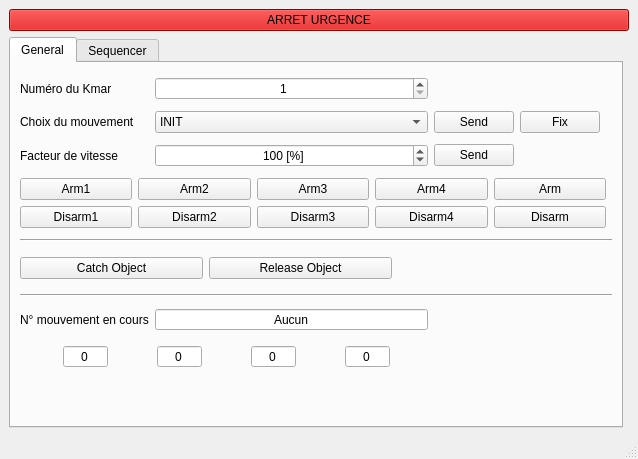
<?xml version="1.0" encoding="UTF-8"?>
<ui version="4.0">
 <class>ihm_KMAR</class>
 <widget class="QMainWindow" name="ihm_KMAR">
  <property name="geometry">
   <rect>
    <x>0</x>
    <y>0</y>
    <width>496</width>
    <height>459</height>
   </rect>
  </property>
  <property name="windowTitle">
   <string>MainWindow</string>
  </property>
  <widget class="QWidget" name="centralwidget">
   <layout class="QGridLayout" name="gridLayout">
    <item row="0" column="0" colspan="2">
     <widget class="QPushButton" name="arret_urgence">
      <property name="enabled">
       <bool>true</bool>
      </property>
      <property name="styleSheet">
       <string notr="true">background-color: rgb(204, 0, 0);</string>
      </property>
      <property name="text">
       <string>ARRET URGENCE</string>
      </property>
     </widget>
    </item>
    <item row="1" column="0">
     <widget class="QTabWidget" name="tabWidget">
      <property name="enabled">
       <bool>true</bool>
      </property>
      <property name="currentIndex">
       <number>0</number>
      </property>
      <widget class="QWidget" name="tab_general">
       <attribute name="title">
        <string>General</string>
       </attribute>
       <layout class="QGridLayout" name="gridLayout_14">
        <item row="3" column="0" colspan="5">
         <layout class="QGridLayout" name="gridLayout_13">
          <item row="1" column="2">
           <widget class="QPushButton" name="arm_3">
            <property name="text">
             <string>Arm3</string>
            </property>
           </widget>
          </item>
          <item row="1" column="0">
           <widget class="QPushButton" name="arm_1">
            <property name="text">
             <string>Arm1</string>
            </property>
           </widget>
          </item>
          <item row="1" column="3">
           <widget class="QPushButton" name="arm_4">
            <property name="text">
             <string>Arm4</string>
            </property>
           </widget>
          </item>
          <item row="1" column="1">
           <widget class="QPushButton" name="arm_2">
            <property name="text">
             <string>Arm2</string>
            </property>
           </widget>
          </item>
          <item row="2" column="0">
           <widget class="QPushButton" name="disarm_1">
            <property name="text">
             <string>Disarm1</string>
            </property>
           </widget>
          </item>
          <item row="2" column="1">
           <widget class="QPushButton" name="disarm_2">
            <property name="text">
             <string>Disarm2</string>
            </property>
           </widget>
          </item>
          <item row="2" column="2">
           <widget class="QPushButton" name="disarm_3">
            <property name="text">
             <string>Disarm3</string>
            </property>
           </widget>
          </item>
          <item row="2" column="3">
           <widget class="QPushButton" name="disarm_4">
            <property name="text">
             <string>Disarm4</string>
            </property>
           </widget>
          </item>
          <item row="2" column="4">
           <widget class="QPushButton" name="disarm">
            <property name="toolTip">
             <string>Désarme tous les axes</string>
            </property>
            <property name="text">
             <string>Disarm</string>
            </property>
           </widget>
          </item>
          <item row="1" column="4">
           <widget class="QPushButton" name="arm">
            <property name="toolTip">
             <string>Arme tous les axes</string>
            </property>
            <property name="text">
             <string>Arm</string>
            </property>
           </widget>
          </item>
         </layout>
        </item>
        <item row="4" column="0" colspan="6">
         <widget class="Line" name="line_2">
          <property name="orientation">
           <enum>Qt::Horizontal</enum>
          </property>
         </widget>
        </item>
        <item row="6" column="0" colspan="6">
         <widget class="Line" name="line">
          <property name="orientation">
           <enum>Qt::Horizontal</enum>
          </property>
         </widget>
        </item>
        <item row="7" column="0">
         <widget class="QLabel" name="label_4">
          <property name="text">
           <string>N° mouvement en cours</string>
          </property>
         </widget>
        </item>
        <item row="2" column="0">
         <widget class="QLabel" name="label_3">
          <property name="text">
           <string>Facteur de vitesse</string>
          </property>
         </widget>
        </item>
        <item row="1" column="0">
         <widget class="QLabel" name="label">
          <property name="text">
           <string>Choix du mouvement</string>
          </property>
         </widget>
        </item>
        <item row="0" column="0">
         <widget class="QLabel" name="label_2">
          <property name="text">
           <string>Numéro du Kmar</string>
          </property>
         </widget>
        </item>
        <item row="2" column="1">
         <widget class="QSpinBox" name="facteur_vitesse">
          <property name="alignment">
           <set>Qt::AlignCenter</set>
          </property>
          <property name="suffix">
           <string> [%]</string>
          </property>
          <property name="maximum">
           <number>600</number>
          </property>
          <property name="value">
           <number>100</number>
          </property>
         </widget>
        </item>
        <item row="1" column="1">
         <widget class="QComboBox" name="choix_mouvement">
          <item>
           <property name="text">
            <string>INIT</string>
           </property>
          </item>
          <item>
           <property name="text">
            <string>APPRENTISSAGE_CHARIOT</string>
           </property>
          </item>
          <item>
           <property name="text">
            <string>PRISE_STATUETTE</string>
           </property>
          </item>
          <item>
           <property name="text">
            <string>POSER_STATUETTE_SUR_VITRINE</string>
           </property>
          </item>
          <item>
           <property name="text">
            <string>PRENDRE_ECHANTILLON_AU_SOL</string>
           </property>
          </item>
          <item>
           <property name="text">
            <string>DEPOSER_ECHANTILLON_SUR_GALERIE</string>
           </property>
          </item>
          <item>
           <property name="text">
            <string>RANGER_STATUETTE_DANS_ROBOT</string>
           </property>
          </item>
         </widget>
        </item>
        <item row="0" column="1">
         <widget class="QSpinBox" name="num_kmar">
          <property name="alignment">
           <set>Qt::AlignCenter</set>
          </property>
          <property name="showGroupSeparator" stdset="0">
           <bool>false</bool>
          </property>
          <property name="minimum">
           <number>1</number>
          </property>
          <property name="maximum">
           <number>100</number>
          </property>
         </widget>
        </item>
        <item row="2" column="2">
         <widget class="QPushButton" name="send_speed">
          <property name="text">
           <string>Send</string>
          </property>
         </widget>
        </item>
        <item row="1" column="2">
         <widget class="QPushButton" name="send_mouvement">
          <property name="text">
           <string>Send</string>
          </property>
         </widget>
        </item>
        <item row="1" column="3">
         <widget class="QPushButton" name="fix_position">
          <property name="toolTip">
           <string>Arrêt le mouvement et fixe la position</string>
          </property>
          <property name="text">
           <string>Fix</string>
          </property>
         </widget>
        </item>
        <item row="7" column="1">
         <widget class="QSpinBox" name="num_mouvement_en_cours">
          <property name="alignment">
           <set>Qt::AlignCenter</set>
          </property>
          <property name="readOnly">
           <bool>true</bool>
          </property>
          <property name="buttonSymbols">
           <enum>QAbstractSpinBox::NoButtons</enum>
          </property>
          <property name="specialValueText">
           <string>Aucun</string>
          </property>
          <property name="maximum">
           <number>255</number>
          </property>
         </widget>
        </item>
        <item row="8" column="0" colspan="3">
         <layout class="QGridLayout" name="gridLayout_11">
          <item row="0" column="2">
           <widget class="QSpinBox" name="pos_axe3">
            <property name="enabled">
             <bool>true</bool>
            </property>
            <property name="toolTip">
             <string>Position Axe 3</string>
            </property>
            <property name="alignment">
             <set>Qt::AlignCenter</set>
            </property>
            <property name="buttonSymbols">
             <enum>QAbstractSpinBox::NoButtons</enum>
            </property>
            <property name="maximum">
             <number>65535</number>
            </property>
           </widget>
          </item>
          <item row="1" column="1">
           <widget class="QLed" name="mvt_axe_2">
            <property name="enabled">
             <bool>true</bool>
            </property>
            <property name="minimumSize">
             <size>
              <width>30</width>
              <height>30</height>
             </size>
            </property>
            <property name="maximumSize">
             <size>
              <width>30</width>
              <height>30</height>
             </size>
            </property>
            <property name="toolTip">
             <string>Mouvement en cours Axe 2</string>
            </property>
            <property name="whatsThis">
             <string>Led widget</string>
            </property>
            <property name="value">
             <bool>false</bool>
            </property>
            <property name="onColor">
             <enum>QLed::Red</enum>
            </property>
            <property name="offColor">
             <enum>QLed::Grey</enum>
            </property>
            <property name="shape">
             <enum>QLed::Circle</enum>
            </property>
           </widget>
          </item>
          <item row="1" column="2">
           <widget class="QLed" name="mvt_axe_3">
            <property name="enabled">
             <bool>true</bool>
            </property>
            <property name="minimumSize">
             <size>
              <width>30</width>
              <height>30</height>
             </size>
            </property>
            <property name="maximumSize">
             <size>
              <width>30</width>
              <height>30</height>
             </size>
            </property>
            <property name="toolTip">
             <string>Mouvement en cours Axe 3</string>
            </property>
            <property name="whatsThis">
             <string>Led widget</string>
            </property>
            <property name="value">
             <bool>false</bool>
            </property>
            <property name="onColor">
             <enum>QLed::Red</enum>
            </property>
            <property name="offColor">
             <enum>QLed::Grey</enum>
            </property>
            <property name="shape">
             <enum>QLed::Circle</enum>
            </property>
           </widget>
          </item>
          <item row="0" column="4">
           <widget class="QLed" name="mouvement_en_cours">
            <property name="enabled">
             <bool>true</bool>
            </property>
            <property name="minimumSize">
             <size>
              <width>30</width>
              <height>30</height>
             </size>
            </property>
            <property name="maximumSize">
             <size>
              <width>30</width>
              <height>30</height>
             </size>
            </property>
            <property name="toolTip">
             <string>Mouvement en cours</string>
            </property>
            <property name="whatsThis">
             <string>Led widget</string>
            </property>
            <property name="value">
             <bool>false</bool>
            </property>
            <property name="onColor">
             <enum>QLed::Red</enum>
            </property>
            <property name="offColor">
             <enum>QLed::Grey</enum>
            </property>
            <property name="shape">
             <enum>QLed::Circle</enum>
            </property>
           </widget>
          </item>
          <item row="1" column="3">
           <widget class="QLed" name="mvt_axe_4">
            <property name="enabled">
             <bool>true</bool>
            </property>
            <property name="minimumSize">
             <size>
              <width>30</width>
              <height>30</height>
             </size>
            </property>
            <property name="maximumSize">
             <size>
              <width>30</width>
              <height>30</height>
             </size>
            </property>
            <property name="toolTip">
             <string>Mouvement en cours Axe 4</string>
            </property>
            <property name="whatsThis">
             <string>Led widget</string>
            </property>
            <property name="value">
             <bool>false</bool>
            </property>
            <property name="onColor">
             <enum>QLed::Red</enum>
            </property>
            <property name="offColor">
             <enum>QLed::Grey</enum>
            </property>
            <property name="shape">
             <enum>QLed::Circle</enum>
            </property>
           </widget>
          </item>
          <item row="0" column="3">
           <widget class="QSpinBox" name="pos_axe4">
            <property name="enabled">
             <bool>true</bool>
            </property>
            <property name="toolTip">
             <string>Position Axe 4</string>
            </property>
            <property name="alignment">
             <set>Qt::AlignCenter</set>
            </property>
            <property name="buttonSymbols">
             <enum>QAbstractSpinBox::NoButtons</enum>
            </property>
            <property name="maximum">
             <number>65535</number>
            </property>
           </widget>
          </item>
          <item row="0" column="1">
           <widget class="QSpinBox" name="pos_axe2">
            <property name="enabled">
             <bool>true</bool>
            </property>
            <property name="toolTip">
             <string>Position Axe 2</string>
            </property>
            <property name="alignment">
             <set>Qt::AlignCenter</set>
            </property>
            <property name="buttonSymbols">
             <enum>QAbstractSpinBox::NoButtons</enum>
            </property>
            <property name="maximum">
             <number>65535</number>
            </property>
           </widget>
          </item>
          <item row="0" column="0">
           <widget class="QSpinBox" name="pos_axe1">
            <property name="enabled">
             <bool>true</bool>
            </property>
            <property name="toolTip">
             <string>Position Axe 1</string>
            </property>
            <property name="alignment">
             <set>Qt::AlignCenter</set>
            </property>
            <property name="buttonSymbols">
             <enum>QAbstractSpinBox::NoButtons</enum>
            </property>
            <property name="maximum">
             <number>65535</number>
            </property>
           </widget>
          </item>
          <item row="1" column="0">
           <widget class="QLed" name="mvt_axe_1">
            <property name="enabled">
             <bool>true</bool>
            </property>
            <property name="minimumSize">
             <size>
              <width>30</width>
              <height>30</height>
             </size>
            </property>
            <property name="maximumSize">
             <size>
              <width>30</width>
              <height>30</height>
             </size>
            </property>
            <property name="toolTip">
             <string>Mouvement en cours Axe 1</string>
            </property>
            <property name="whatsThis">
             <string>Led widget</string>
            </property>
            <property name="value">
             <bool>false</bool>
            </property>
            <property name="onColor">
             <enum>QLed::Red</enum>
            </property>
            <property name="offColor">
             <enum>QLed::Grey</enum>
            </property>
            <property name="shape">
             <enum>QLed::Circle</enum>
            </property>
           </widget>
          </item>
         </layout>
        </item>
        <item row="5" column="0" colspan="2">
         <layout class="QGridLayout" name="gridLayout_12">
          <item row="0" column="1">
           <widget class="QPushButton" name="release_object">
            <property name="text">
             <string>Release Object</string>
            </property>
           </widget>
          </item>
          <item row="0" column="2">
           <widget class="QLed" name="object_catched">
            <property name="minimumSize">
             <size>
              <width>30</width>
              <height>30</height>
             </size>
            </property>
            <property name="maximumSize">
             <size>
              <width>30</width>
              <height>30</height>
             </size>
            </property>
            <property name="toolTip">
             <string>Object attrapé</string>
            </property>
            <property name="whatsThis">
             <string>Led widget</string>
            </property>
            <property name="value">
             <bool>false</bool>
            </property>
            <property name="onColor">
             <enum>QLed::Green</enum>
            </property>
            <property name="offColor">
             <enum>QLed::Grey</enum>
            </property>
            <property name="shape">
             <enum>QLed::Circle</enum>
            </property>
           </widget>
          </item>
          <item row="0" column="0">
           <widget class="QPushButton" name="catch_object">
            <property name="text">
             <string>Catch Object</string>
            </property>
           </widget>
          </item>
         </layout>
        </item>
       </layout>
      </widget>
      <widget class="QWidget" name="tab_sequencer">
       <property name="enabled">
        <bool>false</bool>
       </property>
       <attribute name="title">
        <string>Sequencer</string>
       </attribute>
       <layout class="QGridLayout" name="gridLayout_16">
        <item row="2" column="0">
         <widget class="QTableWidget" name="tableWidget">
          <property name="alternatingRowColors">
           <bool>true</bool>
          </property>
          <attribute name="horizontalHeaderDefaultSectionSize">
           <number>50</number>
          </attribute>
          <column>
           <property name="text">
            <string>Pos1</string>
           </property>
          </column>
          <column>
           <property name="text">
            <string>Spd1</string>
           </property>
          </column>
          <column>
           <property name="text">
            <string>Pos2</string>
           </property>
          </column>
          <column>
           <property name="text">
            <string>Spd2</string>
           </property>
          </column>
          <column>
           <property name="text">
            <string>Pos3</string>
           </property>
          </column>
          <column>
           <property name="text">
            <string>Spd3</string>
           </property>
          </column>
          <column>
           <property name="text">
            <string>Pos4</string>
           </property>
          </column>
          <column>
           <property name="text">
            <string>Spd4</string>
           </property>
          </column>
          <column>
           <property name="text">
            <string>Comm</string>
           </property>
           <property name="toolTip">
            <string>Commentaire</string>
           </property>
          </column>
         </widget>
        </item>
        <item row="0" column="0">
         <layout class="QGridLayout" name="gridLayout_15">
          <item row="1" column="3">
           <widget class="QPushButton" name="pushButton_7">
            <property name="text">
             <string>Clean</string>
            </property>
            <property name="icon">
             <iconset resource="../../icons.qrc">
              <normaloff>:/icons/cancel.png</normaloff>:/icons/cancel.png</iconset>
            </property>
           </widget>
          </item>
          <item row="0" column="3">
           <widget class="QPushButton" name="pushButton_3">
            <property name="text">
             <string>-&gt; C++</string>
            </property>
            <property name="icon">
             <iconset resource="../../icons.qrc">
              <normaloff>:/icons/pince.png</normaloff>:/icons/pince.png</iconset>
            </property>
           </widget>
          </item>
          <item row="0" column="1">
           <widget class="QPushButton" name="pushButton">
            <property name="text">
             <string>Load</string>
            </property>
            <property name="icon">
             <iconset resource="../../icons.qrc">
              <normaloff>:/icons/open.png</normaloff>:/icons/open.png</iconset>
            </property>
           </widget>
          </item>
          <item row="1" column="1">
           <widget class="QPushButton" name="pushButton_5">
            <property name="text">
             <string>Remove</string>
            </property>
            <property name="icon">
             <iconset resource="../../icons.qrc">
              <normaloff>:/icons/minus.png</normaloff>:/icons/minus.png</iconset>
            </property>
           </widget>
          </item>
          <item row="0" column="2">
           <widget class="QPushButton" name="pushButton_2">
            <property name="text">
             <string>Save</string>
            </property>
            <property name="icon">
             <iconset resource="../../icons.qrc">
              <normaloff>:/icons/save.png</normaloff>:/icons/save.png</iconset>
            </property>
           </widget>
          </item>
          <item row="1" column="2">
           <widget class="QPushButton" name="pushButton_6">
            <property name="text">
             <string>Add</string>
            </property>
            <property name="icon">
             <iconset resource="../../icons.qrc">
              <normaloff>:/icons/edit_add.png</normaloff>:/icons/edit_add.png</iconset>
            </property>
           </widget>
          </item>
          <item row="0" column="4">
           <widget class="QPushButton" name="pushButton_4">
            <property name="text">
             <string>Play</string>
            </property>
            <property name="icon">
             <iconset resource="../../icons.qrc">
              <normaloff>:/icons/player_play.png</normaloff>:/icons/player_play.png</iconset>
            </property>
           </widget>
          </item>
          <item row="0" column="5">
           <spacer name="horizontalSpacer">
            <property name="orientation">
             <enum>Qt::Horizontal</enum>
            </property>
            <property name="sizeHint" stdset="0">
             <size>
              <width>40</width>
              <height>20</height>
             </size>
            </property>
           </spacer>
          </item>
         </layout>
        </item>
       </layout>
      </widget>
     </widget>
    </item>
   </layout>
  </widget>
  <widget class="QMenuBar" name="menubar">
   <property name="geometry">
    <rect>
     <x>0</x>
     <y>0</y>
     <width>496</width>
     <height>22</height>
    </rect>
   </property>
  </widget>
  <widget class="QStatusBar" name="statusbar"/>
 </widget>
 <customwidgets>
  <customwidget>
   <class>QLed</class>
   <extends>QWidget</extends>
   <header>qled.h</header>
  </customwidget>
 </customwidgets>
 <resources>
  <include location="../../icons.qrc"/>
 </resources>
 <connections/>
</ui>
